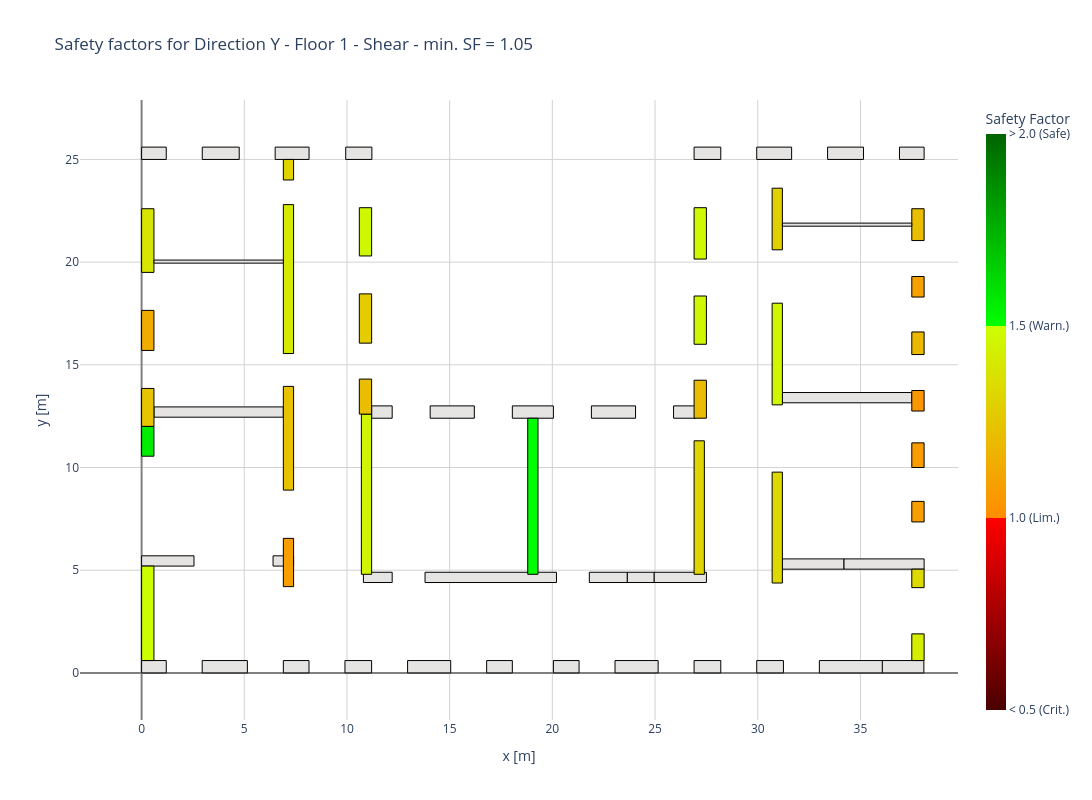

The cell this chart's notebook holds for it:
### Code cell
direction = 'Y' # or 'X'
floor_id = 0
safety_factor_type = 'Shear' # or 'Bending in plane' or 'Bending out of plane'

S.plot_wall_safety_factors(Sfs, direction, floor_id, safety_factor_type)

### Figure 1 — Plotly figure (JSON) as saved in the notebook; plotly's stock layout.template omitted (floating-point values rounded to 4 significant figures)
{"data": [{"fill": "toself", "fillcolor": "#E5E4E2", "hoverlabel": {"namelength": 0}, "hoveron": "fills", "hovertemplate": "%{text}<extra></extra>", "line": {"color": "black", "width": 1}, "mode": "lines", "name": "Wall F0_W1", "showlegend": false, "text": "<b>Wall F0_W1</b><br>Safety factor: nan", "type": "scatter", "x": [1.2, 0.0, 0.0, 1.2, 1.2], "y": [0.6, 0.6, 0.0, 0.0, 0.6]}, {"fill": "toself", "fillcolor": "#E5E4E2", "hoverlabel": {"namelength": 0}, "hoveron": "fills", "hovertemplate": "%{text}<extra></extra>", "line": {"color": "black", "width": 1}, "mode": "lines", "name": "Wall F0_W2", "showlegend": false, "text": "<b>Wall F0_W2</b><br>Safety factor: nan", "type": "scatter", "x": [5.15, 2.95, 2.95, 5.15, 5.15], "y": [0.6, 0.6, 0.0, 0.0, 0.6]}, {"fill": "toself", "fillcolor": "#E5E4E2", "hoverlabel": {"namelength": 0}, "hoveron": "fills", "hovertemplate": "%{text}<extra></extra>", "line": {"color": "black", "width": 1}, "mode": "lines", "name": "Wall F0_W3", "showlegend": false, "text": "<b>Wall F0_W3</b><br>Safety factor: nan", "type": "scatter", "x": [36.08, 33.0, 33.0, 36.08, 36.08], "y": [0.6, 0.6, 0.0, 0.0, 0.6]}, {"fill": "toself", "fillcolor": "#E5E4E2", "hoverlabel": {"namelength": 0}, "hoveron": "fills", "hovertemplate": "%{text}<extra></extra>", "line": {"color": "black", "width": 1}, "mode": "lines", "name": "Wall F0_W4", "showlegend": false, "text": "<b>Wall F0_W4</b><br>Safety factor: nan", "type": "scatter", "x": [38.09, 36.06, 36.06, 38.09, 38.09], "y": [0.6, 0.6, 0.0, 0.0, 0.6]}, {"fill": "toself", "fillcolor": "#E5E4E2", "hoverlabel": {"namelength": 0}, "hoveron": "fills", "hovertemplate": "%{text}<extra></extra>", "line": {"color": "black", "width": 1}, "mode": "lines", "name": "Wall F0_W5", "showlegend": false, "text": "<b>Wall F0_W5</b><br>Safety factor: nan", "type": "scatter", "x": [2.55, 0.0, 0.0, 2.55, 2.55], "y": [5.7, 5.7, 5.2, 5.2, 5.7]}, {"fill": "toself", "fillcolor": "#E5E4E2", "hoverlabel": {"namelength": 0}, "hoveron": "fills", "hovertemplate": "%{text}<extra></extra>", "line": {"color": "black", "width": 1}, "mode": "lines", "name": "Wall F0_W6", "showlegend": false, "text": "<b>Wall F0_W6</b><br>Safety factor: nan", "type": "scatter", "x": [7.4, 6.4, 6.4, 7.4, 7.4], "y": [5.7, 5.7, 5.2, 5.2, 5.7]}, {"fill": "toself", "fillcolor": "#E5E4E2", "hoverlabel": {"namelength": 0}, "hoveron": "fills", "hovertemplate": "%{text}<extra></extra>", "line": {"color": "black", "width": 1}, "mode": "lines", "name": "Wall F0_W7", "showlegend": false, "text": "<b>Wall F0_W7</b><br>Safety factor: nan", "type": "scatter", "x": [12.2, 10.8, 10.8, 12.2, 12.2], "y": [4.9, 4.9, 4.4, 4.4, 4.9]}, {"fill": "toself", "fillcolor": "#E5E4E2", "hoverlabel": {"namelength": 0}, "hoveron": "fills", "hovertemplate": "%{text}<extra></extra>", "line": {"color": "black", "width": 1}, "mode": "lines", "name": "Wall F0_W8", "showlegend": false, "text": "<b>Wall F0_W8</b><br>Safety factor: nan", "type": "scatter", "x": [20.2, 13.8, 13.8, 20.2, 20.2], "y": [4.9, 4.9, 4.4, 4.4, 4.9]}, {"fill": "toself", "fillcolor": "#E5E4E2", "hoverlabel": {"namelength": 0}, "hoveron": "fills", "hovertemplate": "%{text}<extra></extra>", "line": {"color": "black", "width": 1}, "mode": "lines", "name": "Wall F0_W9", "showlegend": false, "text": "<b>Wall F0_W9</b><br>Safety factor: nan", "type": "scatter", "x": [23.65, 21.8, 21.8, 23.65, 23.65], "y": [4.9, 4.9, 4.4, 4.4, 4.9]}, {"fill": "toself", "fillcolor": "#E5E4E2", "hoverlabel": {"namelength": 0}, "hoveron": "fills", "hovertemplate": "%{text}<extra></extra>", "line": {"color": "black", "width": 1}, "mode": "lines", "name": "Wall F0_W10", "showlegend": false, "text": "<b>Wall F0_W10</b><br>Safety factor: nan", "type": "scatter", "x": [27.5, 24.95, 24.95, 27.5, 27.5], "y": [4.9, 4.9, 4.4, 4.4, 4.9]}, {"fill": "toself", "fillcolor": "#E5E4E2", "hoverlabel": {"namelength": 0}, "hoveron": "fills", "hovertemplate": "%{text}<extra></extra>", "line": {"color": "black", "width": 1}, "mode": "lines", "name": "Wall F0_W11", "showlegend": false, "text": "<b>Wall F0_W11</b><br>Safety factor: nan", "type": "scatter", "x": [34.2, 31.2, 31.2, 34.2, 34.2], "y": [5.55, 5.55, 5.05, 5.05, 5.55]}, {"fill": "toself", "fillcolor": "#E5E4E2", "hoverlabel": {"namelength": 0}, "hoveron": "fills", "hovertemplate": "%{text}<extra></extra>", "line": {"color": "black", "width": 1}, "mode": "lines", "name": "Wall F0_W12", "showlegend": false, "text": "<b>Wall F0_W12</b><br>Safety factor: nan", "type": "scatter", "x": [38.1, 34.2, 34.2, 38.1, 38.1], "y": [5.55, 5.55, 5.05, 5.05, 5.55]}, {"fill": "toself", "fillcolor": "#E5E4E2", "hoverlabel": {"namelength": 0}, "hoveron": "fills", "hovertemplate": "%{text}<extra></extra>", "line": {"color": "black", "width": 1}, "mode": "lines", "name": "Wall F0_W13", "showlegend": false, "text": "<b>Wall F0_W13</b><br>Safety factor: nan", "type": "scatter", "x": [6.9, 0.6, 0.6, 6.9, 6.9], "y": [12.95, 12.95, 12.45, 12.45, 12.95]}, {"fill": "toself", "fillcolor": "#E5E4E2", "hoverlabel": {"namelength": 0}, "hoveron": "fills", "hovertemplate": "%{text}<extra></extra>", "line": {"color": "black", "width": 1}, "mode": "lines", "name": "Wall F0_W14", "showlegend": false, "text": "<b>Wall F0_W14</b><br>Safety factor: nan", "type": "scatter", "x": [12.2, 11.2, 11.2, 12.2, 12.2], "y": [13.0, 13.0, 12.4, 12.4, 13.0]}, {"fill": "toself", "fillcolor": "#E5E4E2", "hoverlabel": {"namelength": 0}, "hoveron": "fills", "hovertemplate": "%{text}<extra></extra>", "line": {"color": "black", "width": 1}, "mode": "lines", "name": "Wall F0_W15", "showlegend": false, "text": "<b>Wall F0_W15</b><br>Safety factor: nan", "type": "scatter", "x": [16.2, 14.05, 14.05, 16.2, 16.2], "y": [13.0, 13.0, 12.4, 12.4, 13.0]}, {"fill": "toself", "fillcolor": "#E5E4E2", "hoverlabel": {"namelength": 0}, "hoveron": "fills", "hovertemplate": "%{text}<extra></extra>", "line": {"color": "black", "width": 1}, "mode": "lines", "name": "Wall F0_W16", "showlegend": false, "text": "<b>Wall F0_W16</b><br>Safety factor: nan", "type": "scatter", "x": [20.05, 18.05, 18.05, 20.05, 20.05], "y": [13.0, 13.0, 12.4, 12.4, 13.0]}, {"fill": "toself", "fillcolor": "#E5E4E2", "hoverlabel": {"namelength": 0}, "hoveron": "fills", "hovertemplate": "%{text}<extra></extra>", "line": {"color": "black", "width": 1}, "mode": "lines", "name": "Wall F0_W17", "showlegend": false, "text": "<b>Wall F0_W17</b><br>Safety factor: nan", "type": "scatter", "x": [24.05, 21.9, 21.9, 24.05, 24.05], "y": [13.0, 13.0, 12.4, 12.4, 13.0]}, {"fill": "toself", "fillcolor": "#E5E4E2", "hoverlabel": {"namelength": 0}, "hoveron": "fills", "hovertemplate": "%{text}<extra></extra>", "line": {"color": "black", "width": 1}, "mode": "lines", "name": "Wall F0_W18", "showlegend": false, "text": "<b>Wall F0_W18</b><br>Safety factor: nan", "type": "scatter", "x": [27.0, 25.9, 25.9, 27.0, 27.0], "y": [13.0, 13.0, 12.4, 12.4, 13.0]}, {"fill": "toself", "fillcolor": "#E5E4E2", "hoverlabel": {"namelength": 0}, "hoveron": "fills", "hovertemplate": "%{text}<extra></extra>", "line": {"color": "black", "width": 1}, "mode": "lines", "name": "Wall F0_W19", "showlegend": false, "text": "<b>Wall F0_W19</b><br>Safety factor: nan", "type": "scatter", "x": [37.5, 31.2, 31.2, 37.5, 37.5], "y": [13.65, 13.65, 13.15, 13.15, 13.65]}, {"fill": "toself", "fillcolor": "#E5E4E2", "hoverlabel": {"namelength": 0}, "hoveron": "fills", "hovertemplate": "%{text}<extra></extra>", "line": {"color": "black", "width": 1}, "mode": "lines", "name": "Wall F0_W20", "showlegend": false, "text": "<b>Wall F0_W20</b><br>Safety factor: nan", "type": "scatter", "x": [15.05, 12.95, 12.95, 15.05, 15.05], "y": [0.6, 0.6, 0.0, 0.0, 0.6]}, {"fill": "toself", "fillcolor": "#E5E4E2", "hoverlabel": {"namelength": 0}, "hoveron": "fills", "hovertemplate": "%{text}<extra></extra>", "line": {"color": "black", "width": 1}, "mode": "lines", "name": "Wall F0_W21", "showlegend": false, "text": "<b>Wall F0_W21</b><br>Safety factor: nan", "type": "scatter", "x": [25.15, 23.05, 23.05, 25.15, 25.15], "y": [0.6, 0.6, 0.0, 0.0, 0.6]}, {"fill": "toself", "fillcolor": "rgb(212, 237, 0)", "hoverlabel": {"namelength": 0}, "hoveron": "fills", "hovertemplate": "%{text}<extra></extra>", "line": {"color": "black", "width": 1}, "mode": "lines", "name": "Wall F0_W22", "showlegend": false, "text": "<b>Wall F0_W22</b><br>Safety factor: 1.42", "type": "scatter", "x": [37.5, 37.5, 38.1, 38.1, 37.5], "y": [1.9, 0.6, 0.6, 1.9, 1.9]}, {"fill": "toself", "fillcolor": "rgb(220, 218, 0)", "hoverlabel": {"namelength": 0}, "hoveron": "fills", "hovertemplate": "%{text}<extra></extra>", "line": {"color": "black", "width": 1}, "mode": "lines", "name": "Wall F0_W23", "showlegend": false, "text": "<b>Wall F0_W23</b><br>Safety factor: 1.34", "type": "scatter", "x": [37.5, 37.5, 38.1, 38.1, 37.5], "y": [5.05, 4.15, 4.15, 5.05, 5.05]}, {"fill": "toself", "fillcolor": "rgb(209, 244, 0)", "hoverlabel": {"namelength": 0}, "hoveron": "fills", "hovertemplate": "%{text}<extra></extra>", "line": {"color": "black", "width": 1}, "mode": "lines", "name": "Wall F0_W24", "showlegend": false, "text": "<b>Wall F0_W24</b><br>Safety factor: 1.45", "type": "scatter", "x": [10.7, 10.7, 11.2, 11.2, 10.7], "y": [12.6, 4.8, 4.8, 12.6, 12.6]}, {"fill": "toself", "fillcolor": "rgb(0, 254, 0)", "hoverlabel": {"namelength": 0}, "hoveron": "fills", "hovertemplate": "%{text}<extra></extra>", "line": {"color": "black", "width": 1}, "mode": "lines", "name": "Wall F0_W25", "showlegend": false, "text": "<b>Wall F0_W25</b><br>Safety factor: 1.50", "type": "scatter", "x": [18.8, 18.8, 19.3, 19.3, 18.8], "y": [12.4, 4.8, 4.8, 12.4, 12.4]}, {"fill": "toself", "fillcolor": "rgb(223, 213, 0)", "hoverlabel": {"namelength": 0}, "hoveron": "fills", "hovertemplate": "%{text}<extra></extra>", "line": {"color": "black", "width": 1}, "mode": "lines", "name": "Wall F0_W26", "showlegend": false, "text": "<b>Wall F0_W26</b><br>Safety factor: 1.32", "type": "scatter", "x": [26.9, 26.9, 27.4, 27.4, 26.9], "y": [11.3, 4.8, 4.8, 11.3, 11.3]}, {"fill": "toself", "fillcolor": "rgb(234, 188, 0)", "hoverlabel": {"namelength": 0}, "hoveron": "fills", "hovertemplate": "%{text}<extra></extra>", "line": {"color": "black", "width": 1}, "mode": "lines", "name": "Wall F0_W27", "showlegend": false, "text": "<b>Wall F0_W27</b><br>Safety factor: 1.21", "type": "scatter", "x": [26.9, 26.9, 27.5, 27.5, 26.9], "y": [14.25, 12.4, 12.4, 14.25, 14.25]}, {"fill": "toself", "fillcolor": "rgb(247, 159, 0)", "hoverlabel": {"namelength": 0}, "hoveron": "fills", "hovertemplate": "%{text}<extra></extra>", "line": {"color": "black", "width": 1}, "mode": "lines", "name": "Wall F0_W28", "showlegend": false, "text": "<b>Wall F0_W28</b><br>Safety factor: 1.08", "type": "scatter", "x": [37.5, 37.5, 38.1, 38.1, 37.5], "y": [8.35, 7.35, 7.35, 8.35, 8.35]}, {"fill": "toself", "fillcolor": "rgb(248, 156, 0)", "hoverlabel": {"namelength": 0}, "hoveron": "fills", "hovertemplate": "%{text}<extra></extra>", "line": {"color": "black", "width": 1}, "mode": "lines", "name": "Wall F0_W29", "showlegend": false, "text": "<b>Wall F0_W29</b><br>Safety factor: 1.07", "type": "scatter", "x": [37.5, 37.5, 38.1, 38.1, 37.5], "y": [11.2, 10.0, 10.0, 11.2, 11.2]}, {"fill": "toself", "fillcolor": "rgb(250, 151, 0)", "hoverlabel": {"namelength": 0}, "hoveron": "fills", "hovertemplate": "%{text}<extra></extra>", "line": {"color": "black", "width": 1}, "mode": "lines", "name": "Wall F0_W30", "showlegend": false, "text": "<b>Wall F0_W30</b><br>Safety factor: 1.05", "type": "scatter", "x": [37.5, 37.5, 38.1, 38.1, 37.5], "y": [13.75, 12.75, 12.75, 13.75, 13.75]}, {"fill": "toself", "fillcolor": "rgb(230, 197, 0)", "hoverlabel": {"namelength": 0}, "hoveron": "fills", "hovertemplate": "%{text}<extra></extra>", "line": {"color": "black", "width": 1}, "mode": "lines", "name": "Wall F0_W31", "showlegend": false, "text": "<b>Wall F0_W31</b><br>Safety factor: 1.25", "type": "scatter", "x": [5.551e-17, -5.551e-17, 0.6, 0.6, 5.551e-17], "y": [13.85, 12.0, 12.0, 13.85, 13.85]}, {"fill": "toself", "fillcolor": "rgb(231, 194, 0)", "hoverlabel": {"namelength": 0}, "hoveron": "fills", "hovertemplate": "%{text}<extra></extra>", "line": {"color": "black", "width": 1}, "mode": "lines", "name": "Wall F0_W32", "showlegend": false, "text": "<b>Wall F0_W32</b><br>Safety factor: 1.24", "type": "scatter", "x": [6.9, 6.9, 7.4, 7.4, 6.9], "y": [13.95, 8.9, 8.9, 13.95, 13.95]}, {"fill": "toself", "fillcolor": "rgb(233, 190, 0)", "hoverlabel": {"namelength": 0}, "hoveron": "fills", "hovertemplate": "%{text}<extra></extra>", "line": {"color": "black", "width": 1}, "mode": "lines", "name": "Wall F0_W33", "showlegend": false, "text": "<b>Wall F0_W33</b><br>Safety factor: 1.22", "type": "scatter", "x": [10.6, 10.6, 11.2, 11.2, 10.6], "y": [14.3, 12.6, 12.6, 14.3, 14.3]}, {"fill": "toself", "fillcolor": "rgb(241, 172, 0)", "hoverlabel": {"namelength": 0}, "hoveron": "fills", "hovertemplate": "%{text}<extra></extra>", "line": {"color": "black", "width": 1}, "mode": "lines", "name": "Wall F0_W34", "showlegend": false, "text": "<b>Wall F0_W34</b><br>Safety factor: 1.14", "type": "scatter", "x": [5.551e-17, -5.551e-17, 0.6, 0.6, 5.551e-17], "y": [17.65, 15.7, 15.7, 17.65, 17.65]}, {"fill": "toself", "fillcolor": "rgb(227, 204, 0)", "hoverlabel": {"namelength": 0}, "hoveron": "fills", "hovertemplate": "%{text}<extra></extra>", "line": {"color": "black", "width": 1}, "mode": "lines", "name": "Wall F0_W35", "showlegend": false, "text": "<b>Wall F0_W35</b><br>Safety factor: 1.28", "type": "scatter", "x": [10.6, 10.6, 11.2, 11.2, 10.6], "y": [18.45, 16.05, 16.05, 18.45, 18.45]}, {"fill": "toself", "fillcolor": "#E5E4E2", "hoverlabel": {"namelength": 0}, "hoveron": "fills", "hovertemplate": "%{text}<extra></extra>", "line": {"color": "black", "width": 1}, "mode": "lines", "name": "Wall F0_W36", "showlegend": false, "text": "<b>Wall F0_W36</b><br>Safety factor: nan", "type": "scatter", "x": [8.15, 6.9, 6.9, 8.15, 8.15], "y": [0.6, 0.6, 0.0, 0.0, 0.6]}, {"fill": "toself", "fillcolor": "#E5E4E2", "hoverlabel": {"namelength": 0}, "hoveron": "fills", "hovertemplate": "%{text}<extra></extra>", "line": {"color": "black", "width": 1}, "mode": "lines", "name": "Wall F0_W37", "showlegend": false, "text": "<b>Wall F0_W37</b><br>Safety factor: nan", "type": "scatter", "x": [11.2, 9.9, 9.9, 11.2, 11.2], "y": [0.6, 0.6, 0.0, 0.0, 0.6]}, {"fill": "toself", "fillcolor": "#E5E4E2", "hoverlabel": {"namelength": 0}, "hoveron": "fills", "hovertemplate": "%{text}<extra></extra>", "line": {"color": "black", "width": 1}, "mode": "lines", "name": "Wall F0_W38", "showlegend": false, "text": "<b>Wall F0_W38</b><br>Safety factor: nan", "type": "scatter", "x": [18.05, 16.8, 16.8, 18.05, 18.05], "y": [0.6, 0.6, 0.0, 0.0, 0.6]}, {"fill": "toself", "fillcolor": "#E5E4E2", "hoverlabel": {"namelength": 0}, "hoveron": "fills", "hovertemplate": "%{text}<extra></extra>", "line": {"color": "black", "width": 1}, "mode": "lines", "name": "Wall F0_W39", "showlegend": false, "text": "<b>Wall F0_W39</b><br>Safety factor: nan", "type": "scatter", "x": [21.3, 20.05, 20.05, 21.3, 21.3], "y": [0.6, 0.6, 0.0, 0.0, 0.6]}, {"fill": "toself", "fillcolor": "#E5E4E2", "hoverlabel": {"namelength": 0}, "hoveron": "fills", "hovertemplate": "%{text}<extra></extra>", "line": {"color": "black", "width": 1}, "mode": "lines", "name": "Wall F0_W40", "showlegend": false, "text": "<b>Wall F0_W40</b><br>Safety factor: nan", "type": "scatter", "x": [28.2, 26.9, 26.9, 28.2, 28.2], "y": [0.6, 0.6, 0.0, 0.0, 0.6]}, {"fill": "toself", "fillcolor": "#E5E4E2", "hoverlabel": {"namelength": 0}, "hoveron": "fills", "hovertemplate": "%{text}<extra></extra>", "line": {"color": "black", "width": 1}, "mode": "lines", "name": "Wall F0_W41", "showlegend": false, "text": "<b>Wall F0_W41</b><br>Safety factor: nan", "type": "scatter", "x": [31.25, 29.95, 29.95, 31.25, 31.25], "y": [0.6, 0.6, 0.0, 0.0, 0.6]}, {"fill": "toself", "fillcolor": "#E5E4E2", "hoverlabel": {"namelength": 0}, "hoveron": "fills", "hovertemplate": "%{text}<extra></extra>", "line": {"color": "black", "width": 1}, "mode": "lines", "name": "Wall F0_W42", "showlegend": false, "text": "<b>Wall F0_W42</b><br>Safety factor: nan", "type": "scatter", "x": [24.95, 23.65, 23.65, 24.95, 24.95], "y": [4.9, 4.9, 4.4, 4.4, 4.9]}, {"fill": "toself", "fillcolor": "#E5E4E2", "hoverlabel": {"namelength": 0}, "hoveron": "fills", "hovertemplate": "%{text}<extra></extra>", "line": {"color": "black", "width": 1}, "mode": "lines", "name": "Wall F0_W43", "showlegend": false, "text": "<b>Wall F0_W43</b><br>Safety factor: nan", "type": "scatter", "x": [1.2, 0.0, 0.0, 1.2, 1.2], "y": [25.6, 25.6, 25.0, 25.0, 25.6]}, {"fill": "toself", "fillcolor": "#E5E4E2", "hoverlabel": {"namelength": 0}, "hoveron": "fills", "hovertemplate": "%{text}<extra></extra>", "line": {"color": "black", "width": 1}, "mode": "lines", "name": "Wall F0_W44", "showlegend": false, "text": "<b>Wall F0_W44</b><br>Safety factor: nan", "type": "scatter", "x": [4.752, 2.952, 2.952, 4.752, 4.752], "y": [25.6, 25.6, 25.0, 25.0, 25.6]}, {"fill": "toself", "fillcolor": "#E5E4E2", "hoverlabel": {"namelength": 0}, "hoveron": "fills", "hovertemplate": "%{text}<extra></extra>", "line": {"color": "black", "width": 1}, "mode": "lines", "name": "Wall F0_W45", "showlegend": false, "text": "<b>Wall F0_W45</b><br>Safety factor: nan", "type": "scatter", "x": [8.152, 6.502, 6.502, 8.152, 8.152], "y": [25.6, 25.6, 25.0, 25.0, 25.6]}, {"fill": "toself", "fillcolor": "#E5E4E2", "hoverlabel": {"namelength": 0}, "hoveron": "fills", "hovertemplate": "%{text}<extra></extra>", "line": {"color": "black", "width": 1}, "mode": "lines", "name": "Wall F0_W46", "showlegend": false, "text": "<b>Wall F0_W46</b><br>Safety factor: nan", "type": "scatter", "x": [11.21, 9.938, 9.938, 11.21, 11.21], "y": [25.6, 25.6, 25.0, 25.0, 25.6]}, {"fill": "toself", "fillcolor": "#E5E4E2", "hoverlabel": {"namelength": 0}, "hoveron": "fills", "hovertemplate": "%{text}<extra></extra>", "line": {"color": "black", "width": 1}, "mode": "lines", "name": "Wall F0_W47", "showlegend": false, "text": "<b>Wall F0_W47</b><br>Safety factor: nan", "type": "scatter", "x": [28.2, 26.9, 26.9, 28.2, 28.2], "y": [25.6, 25.6, 25.0, 25.0, 25.6]}, {"fill": "toself", "fillcolor": "#E5E4E2", "hoverlabel": {"namelength": 0}, "hoveron": "fills", "hovertemplate": "%{text}<extra></extra>", "line": {"color": "black", "width": 1}, "mode": "lines", "name": "Wall F0_W48", "showlegend": false, "text": "<b>Wall F0_W48</b><br>Safety factor: nan", "type": "scatter", "x": [31.65, 29.95, 29.95, 31.65, 31.65], "y": [25.6, 25.6, 25.0, 25.0, 25.6]}, {"fill": "toself", "fillcolor": "#E5E4E2", "hoverlabel": {"namelength": 0}, "hoveron": "fills", "hovertemplate": "%{text}<extra></extra>", "line": {"color": "black", "width": 1}, "mode": "lines", "name": "Wall F0_W49", "showlegend": false, "text": "<b>Wall F0_W49</b><br>Safety factor: nan", "type": "scatter", "x": [35.15, 33.4, 33.4, 35.15, 35.15], "y": [25.6, 25.6, 25.0, 25.0, 25.6]}, {"fill": "toself", "fillcolor": "#E5E4E2", "hoverlabel": {"namelength": 0}, "hoveron": "fills", "hovertemplate": "%{text}<extra></extra>", "line": {"color": "black", "width": 1}, "mode": "lines", "name": "Wall F0_W50", "showlegend": false, "text": "<b>Wall F0_W50</b><br>Safety factor: nan", "type": "scatter", "x": [38.1, 36.9, 36.9, 38.1, 38.1], "y": [25.6, 25.6, 25.0, 25.0, 25.6]}, {"fill": "toself", "fillcolor": "rgb(204, 254, 0)", "hoverlabel": {"namelength": 0}, "hoveron": "fills", "hovertemplate": "%{text}<extra></extra>", "line": {"color": "black", "width": 1}, "mode": "lines", "name": "Wall F0_W51", "showlegend": false, "text": "<b>Wall F0_W51</b><br>Safety factor: 1.50", "type": "scatter", "x": [1.665e-16, -1.665e-16, 0.6, 0.6, 1.665e-16], "y": [5.2, 0.6, 0.6, 5.2, 5.2]}, {"fill": "toself", "fillcolor": "rgb(221, 216, 0)", "hoverlabel": {"namelength": 0}, "hoveron": "fills", "hovertemplate": "%{text}<extra></extra>", "line": {"color": "black", "width": 1}, "mode": "lines", "name": "Wall F0_W52", "showlegend": false, "text": "<b>Wall F0_W52</b><br>Safety factor: 1.33", "type": "scatter", "x": [30.7, 30.7, 31.2, 31.2, 30.7], "y": [9.775, 4.375, 4.375, 9.775, 9.775]}, {"fill": "toself", "fillcolor": "rgb(208, 246, 0)", "hoverlabel": {"namelength": 0}, "hoveron": "fills", "hovertemplate": "%{text}<extra></extra>", "line": {"color": "black", "width": 1}, "mode": "lines", "name": "Wall F0_W53", "showlegend": false, "text": "<b>Wall F0_W53</b><br>Safety factor: 1.46", "type": "scatter", "x": [30.7, 30.7, 31.2, 31.2, 30.7], "y": [18.0, 13.05, 13.05, 18.0, 18.0]}, {"fill": "toself", "fillcolor": "rgb(214, 233, 0)", "hoverlabel": {"namelength": 0}, "hoveron": "fills", "hovertemplate": "%{text}<extra></extra>", "line": {"color": "black", "width": 1}, "mode": "lines", "name": "Wall F0_W54", "showlegend": false, "text": "<b>Wall F0_W54</b><br>Safety factor: 1.40", "type": "scatter", "x": [6.9, 6.9, 7.4, 7.4, 6.9], "y": [22.8, 15.55, 15.55, 22.8, 22.8]}, {"fill": "toself", "fillcolor": "rgb(207, 248, 0)", "hoverlabel": {"namelength": 0}, "hoveron": "fills", "hovertemplate": "%{text}<extra></extra>", "line": {"color": "black", "width": 1}, "mode": "lines", "name": "Wall F0_W55", "showlegend": false, "text": "<b>Wall F0_W55</b><br>Safety factor: 1.47", "type": "scatter", "x": [26.9, 26.9, 27.5, 27.5, 26.9], "y": [18.35, 16.0, 16.0, 18.35, 18.35]}, {"fill": "toself", "fillcolor": "rgb(235, 184, 0)", "hoverlabel": {"namelength": 0}, "hoveron": "fills", "hovertemplate": "%{text}<extra></extra>", "line": {"color": "black", "width": 1}, "mode": "lines", "name": "Wall F0_W56", "showlegend": false, "text": "<b>Wall F0_W56</b><br>Safety factor: 1.19", "type": "scatter", "x": [37.5, 37.5, 38.1, 38.1, 37.5], "y": [16.6, 15.5, 15.5, 16.6, 16.6]}, {"fill": "toself", "fillcolor": "rgb(246, 161, 0)", "hoverlabel": {"namelength": 0}, "hoveron": "fills", "hovertemplate": "%{text}<extra></extra>", "line": {"color": "black", "width": 1}, "mode": "lines", "name": "Wall F0_W57", "showlegend": false, "text": "<b>Wall F0_W57</b><br>Safety factor: 1.09", "type": "scatter", "x": [37.5, 37.5, 38.1, 38.1, 37.5], "y": [19.3, 18.3, 18.3, 19.3, 19.3]}, {"fill": "toself", "fillcolor": "rgb(216, 229, 0)", "hoverlabel": {"namelength": 0}, "hoveron": "fills", "hovertemplate": "%{text}<extra></extra>", "line": {"color": "black", "width": 1}, "mode": "lines", "name": "Wall F0_W58", "showlegend": false, "text": "<b>Wall F0_W58</b><br>Safety factor: 1.39", "type": "scatter", "x": [1.11e-16, -1.11e-16, 0.6, 0.6, 1.11e-16], "y": [22.6, 19.5, 19.5, 22.6, 22.6]}, {"fill": "toself", "fillcolor": "rgb(207, 248, 0)", "hoverlabel": {"namelength": 0}, "hoveron": "fills", "hovertemplate": "%{text}<extra></extra>", "line": {"color": "black", "width": 1}, "mode": "lines", "name": "Wall F0_W59", "showlegend": false, "text": "<b>Wall F0_W59</b><br>Safety factor: 1.47", "type": "scatter", "x": [10.6, 10.6, 11.2, 11.2, 10.6], "y": [22.65, 20.3, 20.3, 22.65, 22.65]}, {"fill": "toself", "fillcolor": "rgb(206, 250, 0)", "hoverlabel": {"namelength": 0}, "hoveron": "fills", "hovertemplate": "%{text}<extra></extra>", "line": {"color": "black", "width": 1}, "mode": "lines", "name": "Wall F0_W60", "showlegend": false, "text": "<b>Wall F0_W60</b><br>Safety factor: 1.48", "type": "scatter", "x": [26.9, 26.9, 27.5, 27.5, 26.9], "y": [22.65, 20.15, 20.15, 22.65, 22.65]}, {"fill": "toself", "fillcolor": "rgb(225, 208, 0)", "hoverlabel": {"namelength": 0}, "hoveron": "fills", "hovertemplate": "%{text}<extra></extra>", "line": {"color": "black", "width": 1}, "mode": "lines", "name": "Wall F0_W61", "showlegend": false, "text": "<b>Wall F0_W61</b><br>Safety factor: 1.30", "type": "scatter", "x": [30.7, 30.7, 31.2, 31.2, 30.7], "y": [23.6, 20.6, 20.6, 23.6, 23.6]}, {"fill": "toself", "fillcolor": "rgb(233, 189, 0)", "hoverlabel": {"namelength": 0}, "hoveron": "fills", "hovertemplate": "%{text}<extra></extra>", "line": {"color": "black", "width": 1}, "mode": "lines", "name": "Wall F0_W62", "showlegend": false, "text": "<b>Wall F0_W62</b><br>Safety factor: 1.22", "type": "scatter", "x": [37.5, 37.5, 38.1, 38.1, 37.5], "y": [22.6, 21.05, 21.05, 22.6, 22.6]}, {"fill": "toself", "fillcolor": "rgb(223, 212, 0)", "hoverlabel": {"namelength": 0}, "hoveron": "fills", "hovertemplate": "%{text}<extra></extra>", "line": {"color": "black", "width": 1}, "mode": "lines", "name": "Wall F0_W63", "showlegend": false, "text": "<b>Wall F0_W63</b><br>Safety factor: 1.31", "type": "scatter", "x": [6.9, 6.9, 7.4, 7.4, 6.9], "y": [25.0, 24.0, 24.0, 25.0, 25.0]}, {"fill": "toself", "fillcolor": "#E5E4E2", "hoverlabel": {"namelength": 0}, "hoveron": "fills", "hovertemplate": "%{text}<extra></extra>", "line": {"color": "black", "width": 1}, "mode": "lines", "name": "Wall F0_W64", "showlegend": false, "text": "<b>Wall F0_W64</b><br>Safety factor: nan", "type": "scatter", "x": [6.9, 0.6, 0.6, 6.9, 6.9], "y": [20.1, 20.1, 19.95, 19.95, 20.1]}, {"fill": "toself", "fillcolor": "#E5E4E2", "hoverlabel": {"namelength": 0}, "hoveron": "fills", "hovertemplate": "%{text}<extra></extra>", "line": {"color": "black", "width": 1}, "mode": "lines", "name": "Wall F0_W65", "showlegend": false, "text": "<b>Wall F0_W65</b><br>Safety factor: nan", "type": "scatter", "x": [37.5, 31.2, 31.2, 37.5, 37.5], "y": [21.9, 21.9, 21.75, 21.75, 21.9]}, {"fill": "toself", "fillcolor": "rgb(247, 159, 0)", "hoverlabel": {"namelength": 0}, "hoveron": "fills", "hovertemplate": "%{text}<extra></extra>", "line": {"color": "black", "width": 1}, "mode": "lines", "name": "Wall F0_W66", "showlegend": false, "text": "<b>Wall F0_W66</b><br>Safety factor: 1.08", "type": "scatter", "x": [6.9, 6.9, 7.4, 7.4, 6.9], "y": [6.55, 4.2, 4.2, 6.55, 6.55]}, {"fill": "toself", "fillcolor": "rgb(0, 236, 0)", "hoverlabel": {"namelength": 0}, "hoveron": "fills", "hovertemplate": "%{text}<extra></extra>", "line": {"color": "black", "width": 1}, "mode": "lines", "name": "Wall F0_W67", "showlegend": false, "text": "<b>Wall F0_W67</b><br>Safety factor: 1.56", "type": "scatter", "x": [5.551e-17, -5.551e-17, 0.6, 0.6, 5.551e-17], "y": [12.0, 10.55, 10.55, 12.0, 12.0]}, {"hoverinfo": "none", "marker": {"cmax": 2, "cmin": 0.5, "colorbar": {"outlinewidth": 0, "thickness": 20, "ticktext": ["< 0.5 (Crit.)", "1.0 (Lim.)", "1.5 (Warn.)", "> 2.0 (Safe)"], "tickvals": [0.5, 1, 1.5, 2], "title": {"text": "Safety Factor"}}, "colorscale": [[0, "#4B0000"], [0.3333, "#FF0000"], [0.3334, "#FF8C00"], [0.6666, "#CCFF00"], [0.6667, "#00FF00"], [1, "#006400"]], "showscale": true}, "mode": "markers", "showlegend": false, "type": "scatter", "x": [null], "y": [null]}], "layout": {"height": 800, "plot_bgcolor": "white", "title": {"text": "Safety factors for Direction Y - Floor 1 - Shear - min. SF = 1.05"}, "width": 1100, "xaxis": {"gridcolor": "lightgray", "range": [-3, 39.75], "scaleanchor": "y", "scaleratio": 1, "title": {"text": "x [m]"}, "zerolinecolor": "gray"}, "yaxis": {"gridcolor": "lightgray", "range": [-1, 26.6], "title": {"text": "y [m]"}, "zerolinecolor": "gray"}}}
